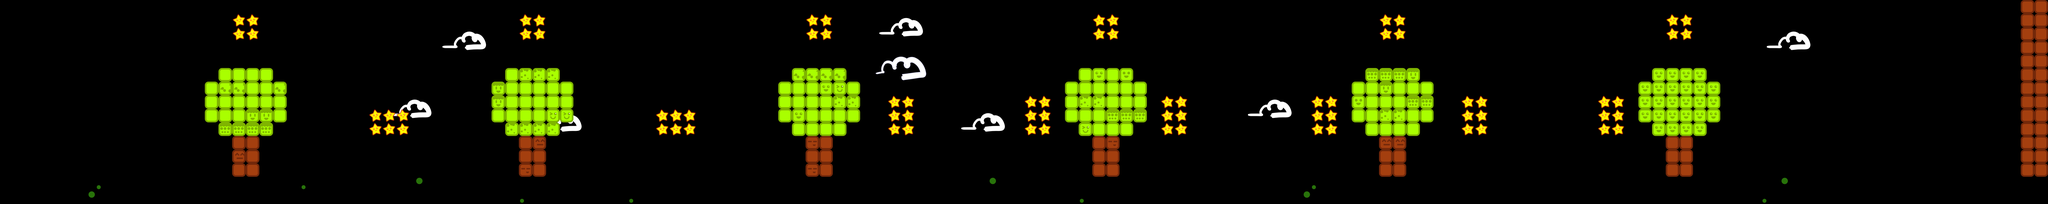

Below is a game level as drawn by its tile map, then a one-line description and the .tmx that defines it (tile-layer data replaced by summaries):
An orthogonal 150x15 tile map with 64x64 px tiles, 3 tile layers (background, walls, coins).

<map version="1.0" orientation="orthogonal" width="150" height="15" tilewidth="64" tileheight="64">
 <tileset firstgid="1" name="tileSet-hd" tilewidth="64" tileheight="64">
  <image source="tileSet.png" trans="fe80fe" width="512" height="512" />
 </tileset>
 <layer name="background" width="150" height="15">
  <data>[2250 cells, 76 non-empty, 18 distinct tile ids]</data>
 </layer>
 <layer name="walls" width="150" height="15">
  <data>[2250 cells, 218 non-empty, 11 distinct tile ids]</data>
 </layer>
 <layer name="coins" width="150" height="15">
  <data>[2250 cells, 72 non-empty, 1 distinct tile ids]</data>
 </layer>
</map>